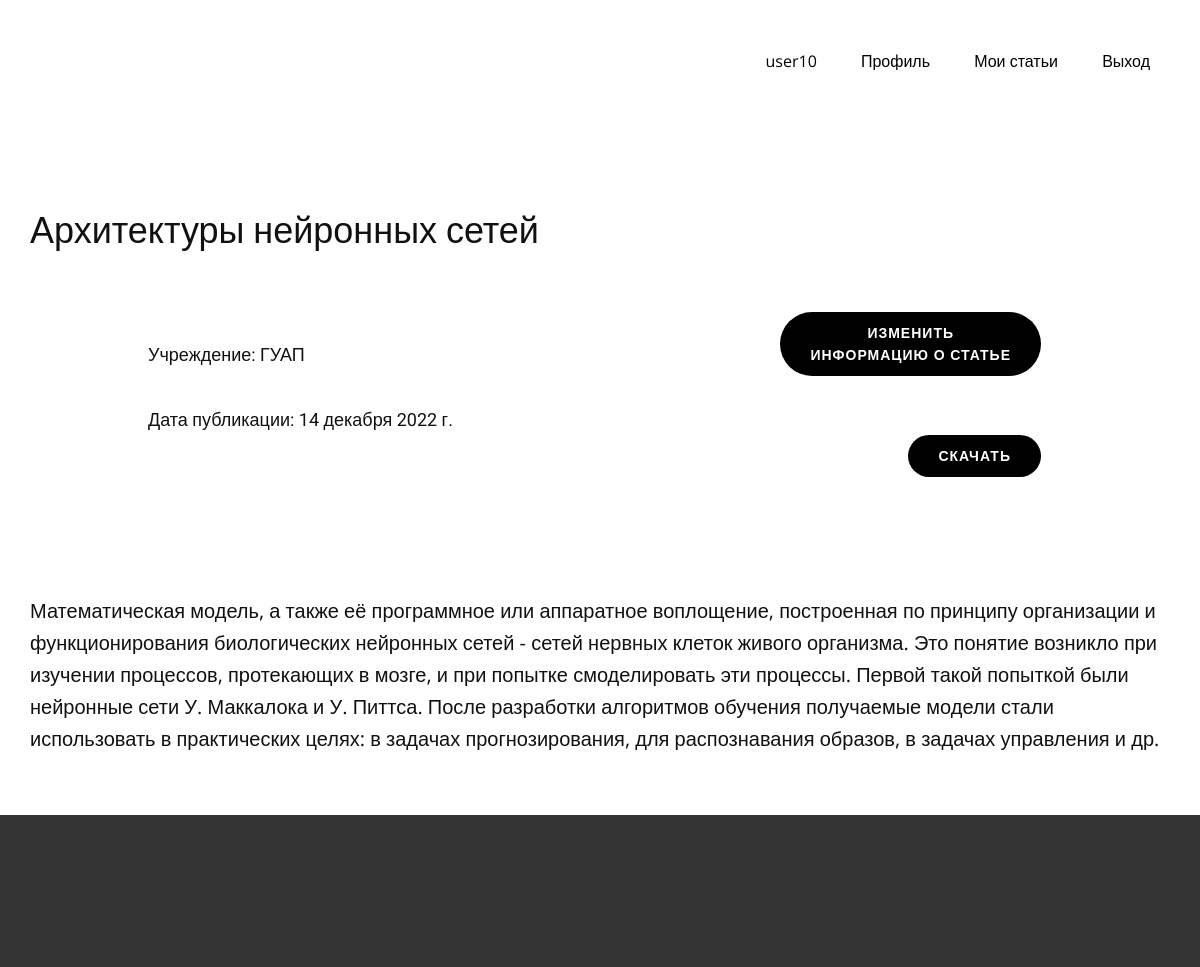
The app's page /profile/articles/3/ (signed in) with its own data.
### first_att/models.py (models this page shows)
class Articles(models.Model):  # модель статьи
    title = models.CharField(max_length=100)
    file = models.FileField(upload_to='articles/')
    about = models.TextField(null=True, blank=True)
    user = models.ForeignKey(User, on_delete=models.CASCADE, default=1)
    school = models.CharField(max_length=100, null=True, blank=True)
    date = models.DateField(default=timezone.now())

### first_att/views.py (the view)
# urls.py: path('profile/articles/<int:pk>/', user_views.show_article, name='articles'),  # страница просмотра статьи
@login_required
def show_article(request, pk):  # страница информации о статье
    article = get_object_or_404(Articles, pk=pk)
    context = {
        'article': article,
    }
    return render(request, "pages/Просмотр_статьи.html", context)

### templates/pages/Просмотр_статьи.html (shortened to what this page needs)
{% extends "pages/base.html" %}
{%load static%}
{% block title %}
    <link rel="stylesheet" href="{% static 'nicepage.css'%}" media="screen">
    <link rel="stylesheet" href="{% static 'Просмотр_статьи.css' %}" media="screen">
{% endblock title%}
{% block body %}
    <section class="u-clearfix u-section-1" id="sec-7e38">
      <div class="u-clearfix u-sheet u-sheet-1">
        <h2 class="u-align-left u-text u-text-default u-text-4">{{ article.title }}</h2>
        <a href="edit" class="u-black u-border-none u-btn u-btn-round u-button-style u-hover-grey-70 u-radius-50 u-btn-1">Изменить<br>информацию о статье
        </a>
        <h6 class="u-text u-text-default u-text-2">Учреждение: {{ article.school }}</h6>
        <h6 class="u-text u-text-default u-text-3">Дата публикации: {{ article.date }}</h6>
        <a href="download" class="u-black u-border-none u-btn u-btn-round u-button-style u-hover-grey-70 u-radius-50 u-btn-2">Скачать</a>
        <p class="u-large-text u-text u-text-default u-text-variant u-text-4">
            {{ article.about }}
        </p>
      </div>
    </section>
{% endblock body %}

### templates/pages/base.html (shortened to what this page needs)
<!DOCTYPE html>
{%load static%}
<html style="font-size: 16px;" lang="ru"><head>
    {% block title %} {% endblock title %}
    </head>
    <body class="u-body u-xl-mode" data-lang="ru">
    <header class="u-clearfix u-header u-header" id="sec-3ed4">
        <div class="u-clearfix u-sheet u-valign-middle u-sheet-1">
        <nav class="u-menu-one-level u-offcanvas u-menu-1">
          <div class="u-custom-menu u-nav-container">
            <ul class="u-nav u-unstyled u-nav-1">
            {% if user.is_authenticated %}
                <li class="u-nav-item">
            	    <a class="u-text-active-grey-90 u-text-black u-text-hover-palette-2-base" style="padding: 10px 20px;">{{ user.username }}</a>
                </li>
                <li class="u-nav-item">
                    <a class="u-button-style u-nav-link u-text-active-grey-90 u-text-black u-text-hover-palette-2-base" href="{% url 'profile' %}" style="padding: 10px 20px;">Профиль</a>
                </li>
                <li class="u-nav-item">
                    <a class="u-button-style u-nav-link u-text-active-grey-90 u-text-black u-text-hover-palette-2-base" href="{% url 'my_articles' %}" style="padding: 10px 20px;">Мои статьи</a>
                </li>
                <li class="u-nav-item">
                    <a class="u-button-style u-nav-link u-text-active-grey-90 u-text-black u-text-hover-palette-2-base" href="{% url 'log_out' %}" style="padding: 10px 20px;">Выход</a>
                </li>
          	{% endif %}
            </ul>
          </div>
        </nav>
      </div>
    </header>
    {% block body %} {% endblock body %}
    <footer class="u-align-center u-clearfix u-footer u-grey-80 u-footer" id="sec-7685"><div class="u-clearfix u-sheet u-sheet-1"></div></footer>
    <section class="u-backlink u-clearfix u-grey-80">
    </section>
    </body>
</html>

### static/Просмотр_статьи.css (style rules this page uses)
.u-section-1 .u-sheet-1 { min-height: 590px; }
.u-section-1 .u-btn-1 { border-style: none; font-size: 0.875rem; letter-spacing: 1px; font-weight: 700; text-transform: uppercase; background-image: none; margin: 0 129px 0 auto; }
.u-section-1 .u-text-2 { margin: -32px auto 0 118px; }
.u-section-1 .u-text-3 { margin: 43px auto 0 118px; }
.u-section-1 .u-btn-2 { border-style: none; font-size: 0.875rem; letter-spacing: 1px; font-weight: 700; text-transform: uppercase; background-image: none; margin: 4px 129px 0 auto; }
.u-section-1 .u-text-4 { margin: 118px 0 60px; }

### records on screen
Articles: title "Архитектуры нейронных сетей", school "ГУАП", date "14 декабря 2022 г.", about "Математическая модель, а также её программное или аппаратное воплощение, построенная по принципу организации и функционирования биологических нейронных сетей - сетей нервных клеток живого организма. Это понятие возникло при изучении процессов, протекающих в мозге, и при попытке смоделировать эти процессы. Первой такой попыткой были нейронные сети У. Маккалока и У. Питтса. После разработки алгоритмов обучения получаемые модели стали использовать в практических целях: в задачах прогнозирования, для распознавания образов, в задачах управления и др."

### other values on screen
{{ user.username }} "user10"
